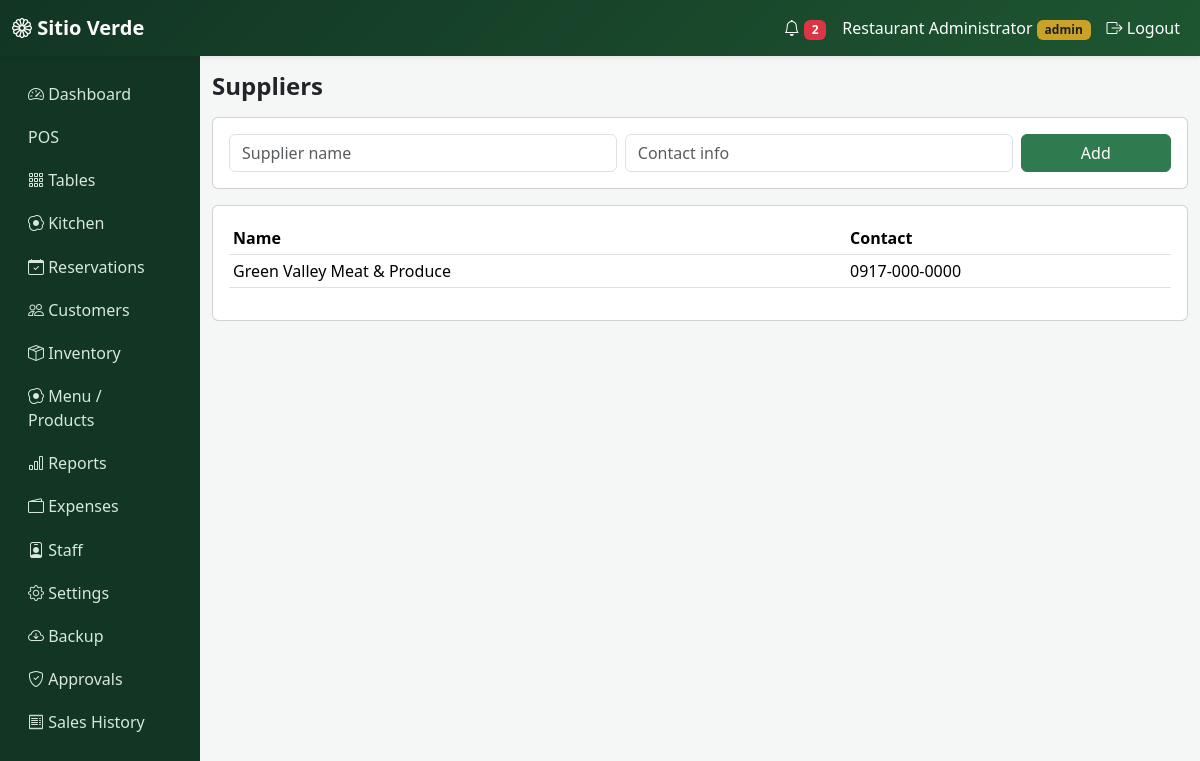
Page /inventory/suppliers (signed in) on the committed database.
### app/models.py (models this page shows)
class User(db.Model, UserMixin):
    id = db.Column(db.Integer, primary_key=True)
    username = db.Column(db.String(64), unique=True, nullable=False)
    password_hash = db.Column(db.String(256), nullable=False)
    role = db.Column(db.String(20), default="staff", nullable=False)  # admin | staff
    name = db.Column(db.String(120))
    active = db.Column(db.Boolean, default=True)
    created_at = db.Column(db.DateTime, default=datetime.utcnow)
    def is_admin(self):
        return self.role == "admin"

class Supplier(db.Model):
    id = db.Column(db.Integer, primary_key=True)
    name = db.Column(db.String(120), nullable=False)
    contact = db.Column(db.String(120))
    items = db.relationship("InventoryItem", backref="supplier", lazy=True)

### app/inventory/routes.py (the view, shortened to what this page needs)
@inventory.route("/suppliers", methods=["GET", "POST"])
@login_required
@admin_required
def suppliers():
    items = Supplier.query.order_by(Supplier.name).all()
    return render_template("inventory/suppliers.html", items=items)

### app/notifications/helpers.py (called while the page is built)
def unread_notification_count():
    return Notification.query.filter_by(is_read=False).count()

### app/templates/inventory/suppliers.html (shortened to what this page needs)
{% extends "base.html" %}
{% block content %}
<h4 class="fw-bold mb-3">Suppliers</h4>
<div class="card p-3 mb-3">
<form method="POST" class="row g-2">
  <div class="col-md-5"><input type="text" name="name" class="form-control" placeholder="Supplier name" required></div>
  <div class="col-md-5"><input type="text" name="contact" class="form-control" placeholder="Contact info"></div>
  <div class="col-md-2"><button class="btn btn-sv w-100">Add</button></div>
</form>
</div>
<div class="card p-3">
<table class="table table-sm">
  <thead><tr><th>Name</th><th>Contact</th></tr></thead>
  <tbody>{% for s in items %}<tr><td>{{ s.name }}</td><td>{{ s.contact }}</td></tr>{% endfor %}</tbody>
</table>
</div>
{% endblock %}

### app/templates/base.html (shortened to what this page needs)
<!DOCTYPE html>
<html lang="en">
<head>
  <link href="https://cdn.jsdelivr.net/npm/bootstrap@5.3.3/dist/css/bootstrap.min.css" rel="stylesheet">
  <link href="https://cdn.jsdelivr.net/npm/bootstrap-icons@1.11.3/font/bootstrap-icons.css" rel="stylesheet">
  <link href="{{ url_for('static', filename='css/style.css') }}" rel="stylesheet">
</head>
<body>
{% if current_user.is_authenticated %}
<nav class="navbar navbar-expand-lg navbar-sv shadow-sm">
  <div class="container-fluid">
    <a class="navbar-brand fw-bold" href="{{ url_for('main.dashboard') }}"><i class="bi bi-flower1"></i> Sitio Verde</a>
    <div class="collapse navbar-collapse" id="nav1">
      <ul class="navbar-nav ms-auto align-items-lg-center">
        <li class="nav-item">
          <a class="nav-link" href="{{ url_for('notifications.list_notifications') }}">
            <i class="bi bi-bell"></i>
            {% if unread_notifications %}<span class="badge bg-danger">{{ unread_notifications }}</span>{% endif %}
          </a>
        </li>
        <li class="nav-item"><span class="nav-link">{{ current_user.name or current_user.username }} <small class="badge badge-sv">{{ current_user.role }}</small></span></li>
        <li class="nav-item"><a class="nav-link" href="{{ url_for('auth.logout') }}"><i class="bi bi-box-arrow-right"></i> Logout</a></li>
      </ul>
    </div>
  </div>
</nav>
<div class="container-fluid">
  <div class="row">
    <div class="col-lg-2 sidebar py-3 d-none d-lg-block">
      <a href="{{ url_for('main.dashboard') }}"><i class="bi bi-speedometer2"></i> Dashboard</a>
      <a href="{{ url_for('pos.index') }}"> POS</a>
      <a href="{{ url_for('tables_bp.layout') }}"><i class="bi bi-grid-3x3-gap"></i> Tables</a>
      <a href="{{ url_for('kitchen.queue') }}"><i class="bi bi-egg-fried"></i> Kitchen</a>
      <a href="{{ url_for('reservations.list_reservations') }}"><i class="bi bi-calendar-check"></i> Reservations</a>
      <a href="{{ url_for('customers.list_customers') }}"><i class="bi bi-people"></i> Customers</a>
      {% if current_user.is_admin() %}
      <a href="{{ url_for('inventory.list_items') }}"><i class="bi bi-box-seam"></i> Inventory</a>
      <a href="{{ url_for('admin.products') }}"><i class="bi bi-egg-fried"></i> Menu / Products</a>
      <a href="{{ url_for('reports.index') }}"><i class="bi bi-bar-chart"></i> Reports</a>
      <a href="{{ url_for('expenses.list_expenses') }}"><i class="bi bi-wallet2"></i> Expenses</a>
      <a href="{{ url_for('admin.users') }}"><i class="bi bi-person-badge"></i> Staff</a>
      <a href="{{ url_for('admin.settings') }}"><i class="bi bi-gear"></i> Settings</a>
      <a href="{{ url_for('admin.backup') }}"><i class="bi bi-cloud-arrow-down"></i> Backup</a>
      <a href="{{ url_for('pos.approvals') }}"><i class="bi bi-shield-check"></i> Approvals</a>
      {% endif %}
      <a href="{{ url_for('pos.history') }}"><i class="bi bi-receipt"></i> Sales History</a>
    </div>
    <div class="col-lg-10 py-3">
      {% block content %}{% endblock %}
    </div>
  </div>
</div>
{% else %}
  {% block guest_content %}{% endblock %}
{% endif %}
</body>
</html>

### app/static/css/style.css (style rules this page uses)
:root { --sv-green-900: #123524; --sv-green-700: #1e5631; --sv-green-600: #2f7a4f; --sv-green-100: #eaf5ec; --sv-gold: #c9a227; }
body { background: #f4f7f5; font-family: 'Segoe UI', system-ui, sans-serif; }
.navbar-sv { background: linear-gradient(135deg, var(--sv-green-900), var(--sv-green-700)); }
.navbar-sv .nav-link, .navbar-sv .navbar-brand { color: #fff !important; }
.sidebar { background: var(--sv-green-900); min-height: 100vh; }
.sidebar a { color: #d8e8dc; display:block; padding: .6rem 1rem; text-decoration:none; border-radius:6px; }
.btn-sv { background: var(--sv-green-600); border-color: var(--sv-green-600); color:#fff; }
.badge-sv { background: var(--sv-gold); color:#1e1e1e; }

### rows in the picture
User: name "Restaurant Administrator", role "admin"
Supplier: name "Green Valley Meat & Produce", contact "0917-000-0000"

### other values in the picture
{{ unread_notifications }} "2"
